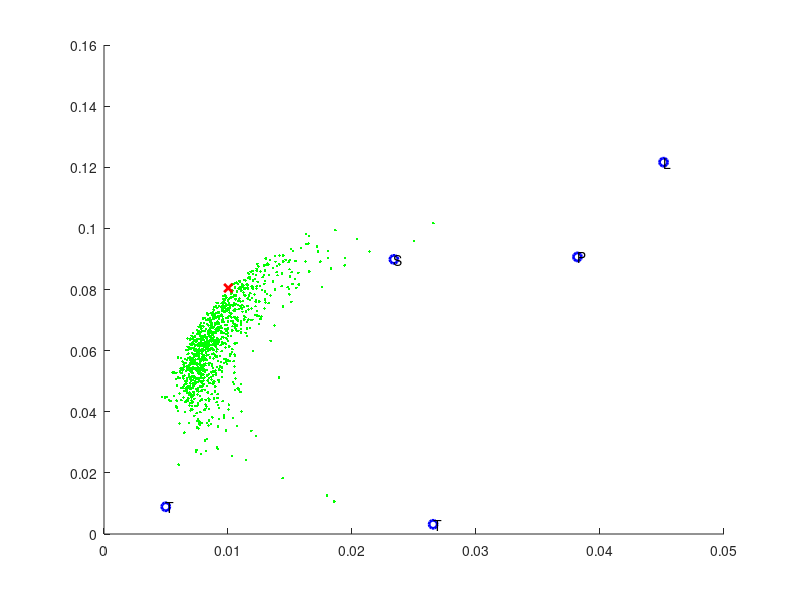

Write the MATLAB code that produced this figure. (Note: this script raises an error after producing the figure.)
% initializing
clear
clc
load AllData; FiveAssets = data(1:5,:)';
Assets =["TLT", "SPY", "IEF", "Gold", "DBC"];
P = FiveAssets';
length = size(P,2);
hold;


% preprecossing
period = 1;
multiplier = 252;
P = P(:,1:period:length);
length = size(P,2);
D = (P(:,2:length) - P(:,1:length-1)) ./ P(:,1:length-1);
n = size(D,1);
covar = zeros(n,n);
correl = zeros(n,n);
m = mean(D,2);


% covariances
for i = 1:n
    for j = 1:n
        covar(i,j) = sum((D(i,:) - m(i)) .* (D(j,:) - m(j))) / (size(D,2)-1);
    end
end
covar = covar * multiplier;


% correlations
for i = 1:n
    for j = 1:n
        if i == j
            correl(i,j) = 1;
            plot(covar(i,i),m(i)*multiplier,'bo','LineWidth',2);
            text(covar(i,i),m(i)*multiplier,Assets(i));
        else
            correl(i,j) = covar(i,j) / sqrt(covar(i,i) * covar(j,j));
        end
    end
end


% looking for an optimized a portfolio
num = 1000;
Portfolio = zeros(num,n+2);
weights = zeros(n,1);
for i = 1:num
    r = rand(1,n);
    weights = r ./ sum(r);
    profit = sum(weights .* m') * multiplier;
    var = 0;
    for j = 1:n
        for k = 1:n
            var = var + weights(j) * weights(k) * covar(j,k);
        end
    end
    Portfolio(i,:) = [weights, profit, var];
    plot(var,profit,'g.');
end
[M, I] = max(Portfolio(:,n+1)./sqrt(Portfolio(:,n+2)));
plot(Portfolio(I,n+2),Portfolio(I,n+1),'rx', "LineWidth",2);
hold;
clc;
disp("Highest Modified Sharpe Ratio found is " + M);
disp("with annual return of " + Portfolio(I,n+1) + " and std dev of " + sqrt(Portfolio(I,n+2)));
disp("and weights of  ");
disp(Assets);
disp(Portfolio(I,1:n));

r = [0.4,0.3,0.15,0.075,0.075];
weights = r ./ sum(r);
profit = sum(weights .* m') * multiplier;
var = 0;
for j = 1:n
    for k = 1:n
        var = var + weights(j) * weights(k) * covar(j,k);
    end
end
hold;
plot(var,profit,'bx', "LineWidth",2);
hold;
disp(" ")
disp ("---- while ----")
disp(" ")
disp("All Weather return is " + profit + " and std dev of " + sqrt(var));
disp("with the weights of  ")
disp(weights);












